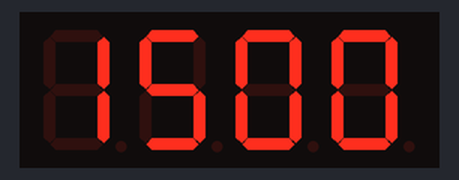
This sketch was run on a simulated Arduino Uno, built with avr-gcc and run on an emulated ATmega328P. Shown: 4-digit seven-segment display. Wiring (inferred from the names in the program): 4-digit 7-segment display, segments lit when HIGH: segments pin 13, pin 12, pin 11, pin 10, pin 9, pin 8, pin 7; digit selects pin 2, pin 3, pin 4, pin 5. The segment pins are drawn as the display they are named for.

Above: at 0.1 s.
At 0.47 s:
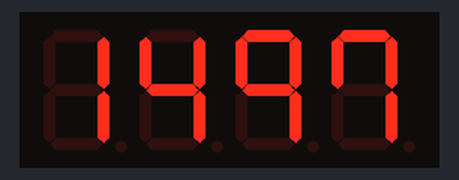
At 1.07 s:
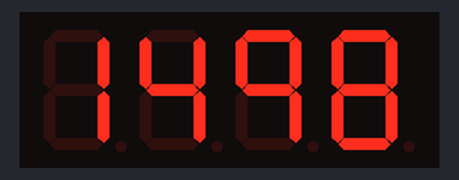

Measured:
- by itself, everything shown: repeats every 0.74 s, in 6 steps

The sketch:

FINAL_COUNT.ino
```cpp
int seg7[]={13,12,11,10,9,8,7};
char TAB[]={0x3F,0x06,0x5B,0x4F,0x66,0x6D,0x7D,0x27,0x7F,0x67};
int scan[]={2,3,4,5};
int a[]={1,5,0,0};
int delaytime=1;
unsigned lasttime=0;
int reset=13;
bool buttonreset;
void setup() {
for(int i=0;i<7;i++){
  pinMode(seg7[i],OUTPUT);
  }
  for(int i=0;i<4;i++){
    pinMode(scan[i],OUTPUT);
    }
 }

void loop() {
   buttonreset = digitalRead(reset);
  if (buttonreset == LOW) {
   a[0]=1;
   a[1]=5;
   a[2]=0;
   a[3]=0;
  }
  for(int i=0;i<4;i++){
    OutPort(TAB[a[i]]);
    digitalWrite(scan[i],HIGH);
    delay(delaytime);
    digitalWrite(scan[i],LOW);
    }
    if(a[3]==0 && a[2]==0 && a[1]==0 && a[0]==0){
     OutPort(TAB[0]);
    digitalWrite(scan[0], HIGH);
    delay(5);
    digitalWrite(scan[0], LOW);

    OutPort(TAB[0]);
    digitalWrite(scan[1], HIGH);
    delay(5);
    digitalWrite(scan[1], LOW);

    OutPort(TAB[0]);
    digitalWrite(scan[2], HIGH);
    delay(5);
    digitalWrite(scan[2], LOW);

    OutPort(TAB[0]);
    digitalWrite(scan[3], HIGH);
    delay(5);
    digitalWrite(scan[3], LOW);
    }
    else{
    if ((millis() -lasttime) > 100) {
      if(a[3]==0){
       if (a[2] == 0 && a[1] == 0) {
        a[0]=a[0]-1;
        }
      if (a[2] == 0 ) {
        a[1]=a[1]-1;
       a[2]=10;
      }
        a[2] = a[2] - 1;
      }
      if(a[3]==0){
        a[3]=10;
        }
        a[3]=a[3]-1;
     lasttime = millis();
    }
    OutPort(TAB[a[0]]);
    digitalWrite(scan[0], HIGH);
    delay(5);
    digitalWrite(scan[0], LOW);

    OutPort(TAB[a[1]]);
    digitalWrite(scan[1], HIGH);
    delay(5);
    digitalWrite(scan[1], LOW);

    OutPort(TAB[a[2]]);
    digitalWrite(scan[2], HIGH);
    delay(5);
    digitalWrite(scan[2], LOW);

    OutPort(TAB[a[3]]);
    digitalWrite(scan[3], HIGH);
    delay(5);
    digitalWrite(scan[3], LOW);
    }
    }
void OutPort(byte dat){
  for(int j=0;j<7;j++){
    if(dat%2==1) digitalWrite(seg7[j],HIGH);
    else digitalWrite(seg7[j],LOW);
    dat=dat/2;
    }
  }
```
